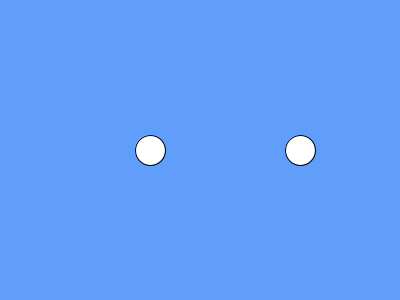
Frame 1 (no input)
Frame 60 (the mouse pressed at the canvas centre just before this capture): identical to frame 1, image omitted
Frame 120 (the mouse held since frame 60 and released just before this capture): identical to frame 1, image omitted

The Processing sketch that drew this single still picture (run headless with seeded random() and noise(); from frame 60 on, the mouse is pressed at the canvas centre):

// Processing sketch: week16_two_player
// ── week16_two_player.pde
void setup(){
  size(400,300);
}
int x=150, y=150, x2=300, y2=150;
void draw(){
  background(#619EFC);
  ellipse(x, y, 30, 30);
  ellipse(x2, y2, 30, 30);
}
void keyPressed(){
  if( key=='w') y -= 2;
  if( key=='s') y += 2;
  if( key=='a') x -= 2;
  if( key=='d') x += 2;
  if( keyCode==UP) y2 -= 2;
  if( keyCode==DOWN) y2 += 2;
  if( keyCode==LEFT) x2 -= 2;
  if( keyCode==RIGHT)x2 += 2;
}
